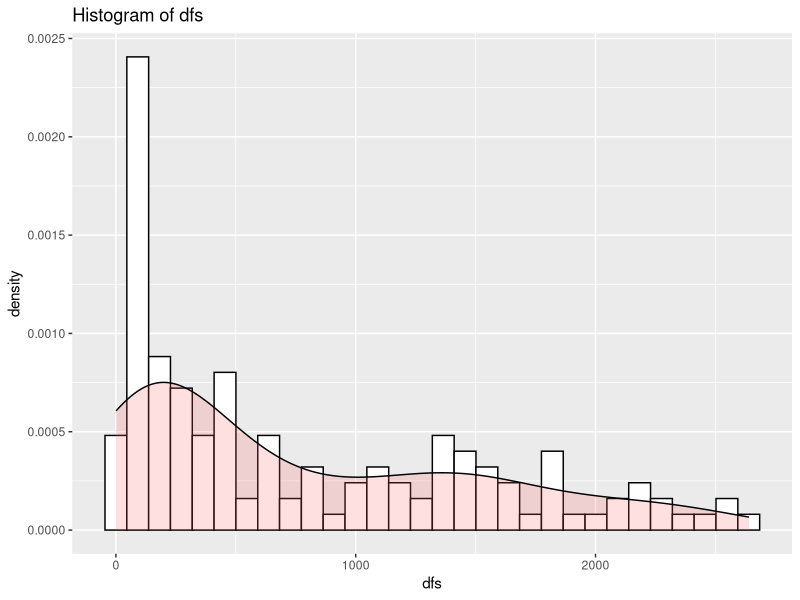

This figure's R source: (Note: this script raises an error after producing the figure.)
## ---- chunk 1
knitr::opts_chunk$set(echo = TRUE)
## ---- chunk 2
library(KMsurv)
library(tidyverse)
library(survival)
## ---- chunk 3
data(bmt)
bmt = bmt %>% select(-c(t1,d1,d2,ta,da,tc,dc))
## ---- chunk 4
head(bmt,n=10)
help(bmt)
## ---- chunk 5
bmt2=bmt
names(bmt2) = c("group",    "dfs" ,   "dfsstatus"  , "tp" ,   "dp" ,   "agep" ,   "aged"  ,  "genderp"  ,  "genderd",    "cmvp"  ,  "cmvd"  ,  "waiting"  ,  "fab" ,   "hospital" ,   "mtw"  )
glimpse(bmt2) #sorte de transpose juste pour voir les variables renommées
## ---- chunk 6
bmt2$group = recode(bmt2$group, "1"="ALL","2"="Low","3"="High")
bmt2$genderp = recode(bmt2$genderp, "1"="Male","0"="Female")
bmt2$genderd = recode(bmt2$genderd, "1"="Male","0"="Female")
bmt2$cmvp = recode(bmt2$cmvp, "1"="Positive","0"="Negative")
bmt2$cmvd = recode(bmt2$cmvd, "1"="Positive","0"="Negative")
bmt2$hospital = recode(bmt2$hospital , "1" = "Ohio State U.", "2" = "Alferd" , "3" = "St. Vincent", "4" = "Hahnemann")
bmt2$dp = recode(bmt2$dp, "1"="Return Normal","0"="Not Return normal")
bmt2$dfsstatus = recode(bmt2$dfsstatus, "Dead Or Relapsed"=1,"Alive Disease Free"=0)
bmt2$mtw = recode(bmt2$mtw, "1"="Yes","0"="No")
glimpse(bmt2)
## ---- chunk 7
bmt2 %>% drop_na()
## ---- chunk 8

table(bmt2$dfsstatus)*100/sum(table(bmt2$dfsstatus))
## ---- chunk 9
summary(bmt2$dfs)
ggplot(bmt2, aes(x=dfs)) + ggtitle('Histogram of dfs')+
 geom_histogram(aes(y=..density..), colour="black", fill="white",bins=30)+
 geom_density(alpha=.2, fill="#FF6666") 
## ---- chunk 10
 head(bmt2)
## ---- chunk 11
cbind(bmt2$tp,bmt2$agep, bmt2$aged, bmt2$waiting)
## ---- chunk 12
bmtcor <- cor(cbind(bmt2$tp,bmt2$agep, bmt2$aged, bmt2$waiting),method="spearman")#Spearman test robuste
bmtcor
corrplot(as.matrix(bmtcor), method='color', addCoef.col = "black", type="lower", tl.col="black", tl.srt=45,title='Matrice de corrélation')
## ---- chunk 13
fisher.test(bmt2$genderd,bmt2$genderp)
wilcox.test(bmt2$tp~bmt2$genderp)
kruskal.test(bmt2$tp~bmt2$hospital)
## ---- chunk 14
library(MASS)
cox_model_raw = stepAIC(coxph(Surv(dfs,dfsstatus)~group+tp+dp+agep+aged+genderp+
                        genderd+cmvp+cmvd+waiting+
                        fab+hospital,data=bmt2),trace=F)
summary(cox_model_raw)
## ---- chunk 15
library(survminer)
ggsurvplot(survfit(cox_model_raw), conf.int = FALSE, 
           surv.median.line="hv",xlab="Time",ylab="Disease Free Survival Indicator",
           break.time.by=365,title=" Disease Free Survival curve",
           risk.table = TRUE,tables.height = 0.30,
           font.main = c(12, "bold", "darkblue"),
           font.x = c(8, "bold.italic", "red"),
           font.y = c(8, "bold.italic", "darkred"),
           font.tickslab = c(8, "plain", "darkgreen"),  
           data = bmt2)
## ---- chunk 16
cox.zph(cox_model_raw)
par(mfrow=c(2,4))
plot(cox.zph(cox_model_raw))
## ---- chunk 17
bmt2$id = c(1:nrow(bmt2))
bmt2_merge <- tmerge(bmt2,bmt2,id=id,endpt=event(dfs,dfsstatus))
bmt2_merge <- tmerge(bmt2_merge,bmt2,id=id,p_recovery=tdc(tp)) #adds platelet recovery as tdc
#bmt2_merge)
head(bmt2_merge)
head(bmt2)
## ---- chunk 18
bmt2$hospital = recode(bmt2$hospital , "1" = "Ohio State U.", "2" = "Alferd" , "3" = "St. Vincent", "4" = "Hahnemann")
## ---- chunk 19
cox_model_raw2 = stepAIC(coxph(Surv(tstart,tstop,endpt)~group+agep+aged+genderp+
                        genderd+cmvp+cmvd+waiting+p_recovery+
                        fab+hospital,data=bmt2_merge),trace=F)
summary(cox_model_raw2)
## ---- chunk 20
cox.zph(cox_model_raw2)
par(mfrow=c(2,4))
plot(cox.zph(cox_model_raw2))
## ---- chunk 21
cox_model_raw3 = stepAIC(coxph(Surv(tstart,tstop,endpt)~group+agep+aged+genderp+
                        genderd+cmvp+cmvd+waiting+p_recovery+
                        fab+strata(hospital),data=bmt2_merge),trace=F)
summary(cox_model_raw3)
## ---- chunk 22
cox.zph(cox_model_raw3)
par(mfrow=c(2,4))
plot(cox.zph(cox_model_raw3))
## ---- chunk 23
library(caret)

quartiles_aged = quantile(bmt2_merge$aged,probs = seq(0,1,0.25))
bmt2_merge$aged_discret = cut(bmt2_merge$aged, quartiles_aged)
quartiles_agep = quantile(bmt2_merge$agep,probs = seq(0,1,0.25))
bmt2_merge$agep_discret = cut(bmt2_merge$agep, quartiles_agep)

## ---- chunk 24
bmt2_merge_small = bmt2_merge %>% drop_na()
## ---- chunk 25
cox_model = stepAIC(coxph(Surv(tstart,tstop,endpt)~group+agep_discret+aged_discret+genderp+
                        genderd+cmvp+cmvd+waiting+p_recovery+
                        fab+strata(hospital),data=bmt2_merge_small),trace=F)
summary(cox_model)
## ---- chunk 26
cox_model_final = stepAIC(coxph(Surv(tstart,tstop,endpt)~group+agep_discret+p_recovery+
                        fab+strata(hospital),data=bmt2_merge_small),trace=F)
summary(cox_model_final)
## ---- chunk 27
cox.zph(cox_model_final)
par(mfrow=c(2,4))
plot(cox.zph(cox_model_final))
## ---- chunk 28
ggsurvplot(survfit(cox_model_final), conf.int = FALSE, 
           surv.median.line="hv",xlab="Time",ylab="Disease Free Survival Indicator",
           break.time.by=365,title=" Disease Free Survival curve using cox",
           tables.height = 0.30,
           font.main = c(12, "bold", "darkblue"),
           font.x = c(8, "bold.italic", "red"),
           font.y = c(8, "bold.italic", "darkred"),
           font.tickslab = c(8, "plain", "darkgreen"),  
           data = bmt2_merge_small)
## ---- chunk 29
bmt_group=survfit(Surv(dfs,dfsstatus)~group,data=bmt2_merge_small)
ggsurvplot(bmt_group, conf.int = FALSE, 
           surv.median.line="hv",xlab="Time",ylab="Disease Free Survival",
           break.time.by=365,title="Disease Free Survival curve in fonction of group",
           risk.table = TRUE,tables.height = 0.30,
           font.main = c(12, "bold", "darkblue"),
           font.x = c(8, "bold.italic", "red"),
           font.y = c(8, "bold.italic", "darkred"),
           font.tickslab = c(8, "plain", "darkgreen"), pval = TRUE, 
           data = bmt2_merge_small)
